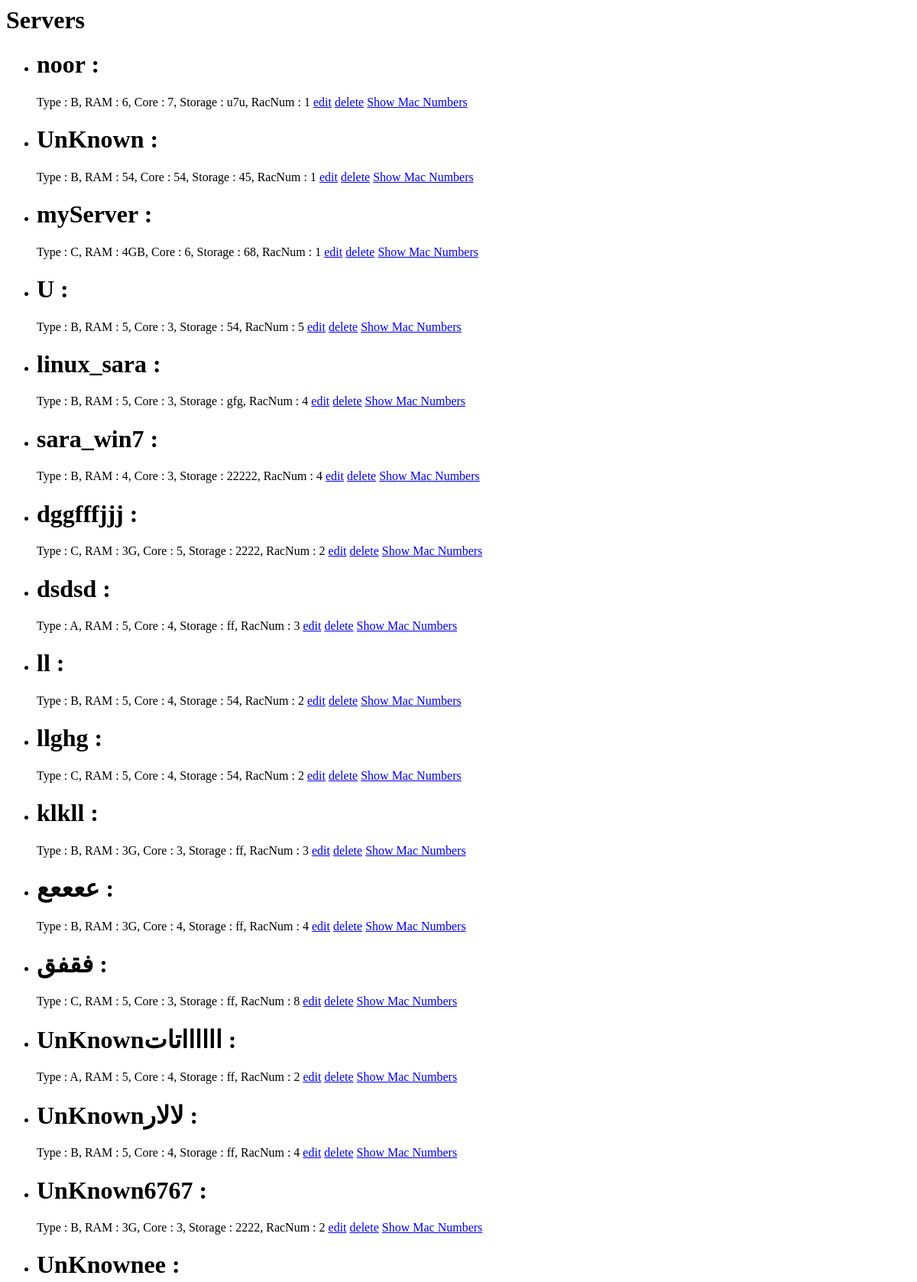
The app's page /oldIndex (upper part), older data.
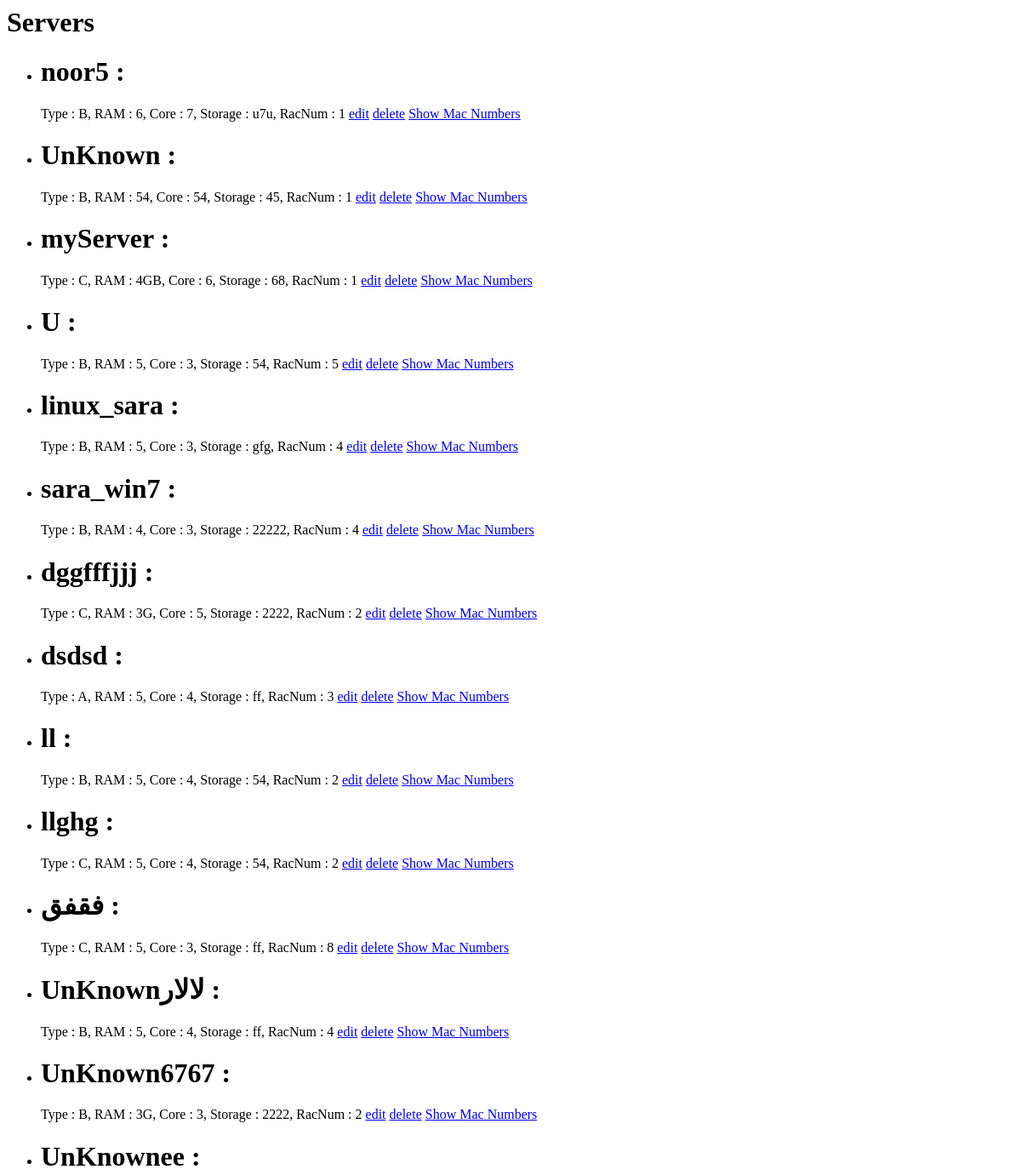
The same page, newer data.
### blogs/models.py (models this page shows, shortened)
class Server(models.Model):
    typeChoices = (
        ('A', 'A'),
        ('B', 'B'),
        ('C', 'C'),
    )
    name=models.CharField(max_length=30,primary_key=True,default='UnKnown',validators=[validate_server])
    Type = models.CharField(max_length=1, choices = typeChoices)
    RAM = models.CharField(max_length=30)
    Core = models.PositiveSmallIntegerField()
    Storage = models.CharField(max_length=30)
    RackNum = models.ForeignKey('Rack', related_name='racs')

class Rack(models.Model):
    RackNum = models.PositiveSmallIntegerField(primary_key=True)
    def __str__(self):
        return str(self.RackNum)

### blogs/views.py (the view)
# urls.py: url(r'^oldIndex$', 'blogs.views.ServerListView', name='server_list'),
def ServerListView(request, template_name='ServerList.html'):
    servers = Server.objects.all()
    data = {}
    data['object_list'] = servers
    '''form = RackServers(request.POST or None)
        if form.is_valid():
            data['RackNum'] = form.cleaned_data.get('RackNum')'''
    return render(request, template_name, data)

### blogs/templates/ServerList.html (shortened to what this page needs)
<h1>Servers</h1>{{test}}
<ul>
    {% for server in object_list %}
        <li><h1>{{ server.name }} : </h1>  Type : {{server.Type}}, RAM : {{server.RAM}}, Core : {{server.Core}}, Storage : {{server.Storage}}, RacNum : {{server.RackNum}}
            <a href="{% url 'server_edit' server.pk  %}">edit</a>
            <a href="{% url 'server_delete' server.pk %}">delete</a>
            <a href="{% url 'showServerMacs' server.pk %}"> Show Mac Numbers </a>
        </li>
    {% endfor %}
</ul>

Row changes from the older to the newer data that the page shows:
removed Server: name "noor", Type "B", RAM "6", Core "7", Storage "u7u", RackNum "1"
removed Server: name "klkll", Type "B", RAM "3G", Core "3", Storage "ff", RackNum "3"
removed Server: name "ععععع", Type "B", RAM "3G", Core "4", Storage "ff", RackNum "4"
removed Server: name "UnKnownااااااتات", Type "A", RAM "5", Core "4", Storage "ff", RackNum "2"
added Server: name "noor5", Type "B", RAM "6", Core "7", Storage "u7u", RackNum "1"
